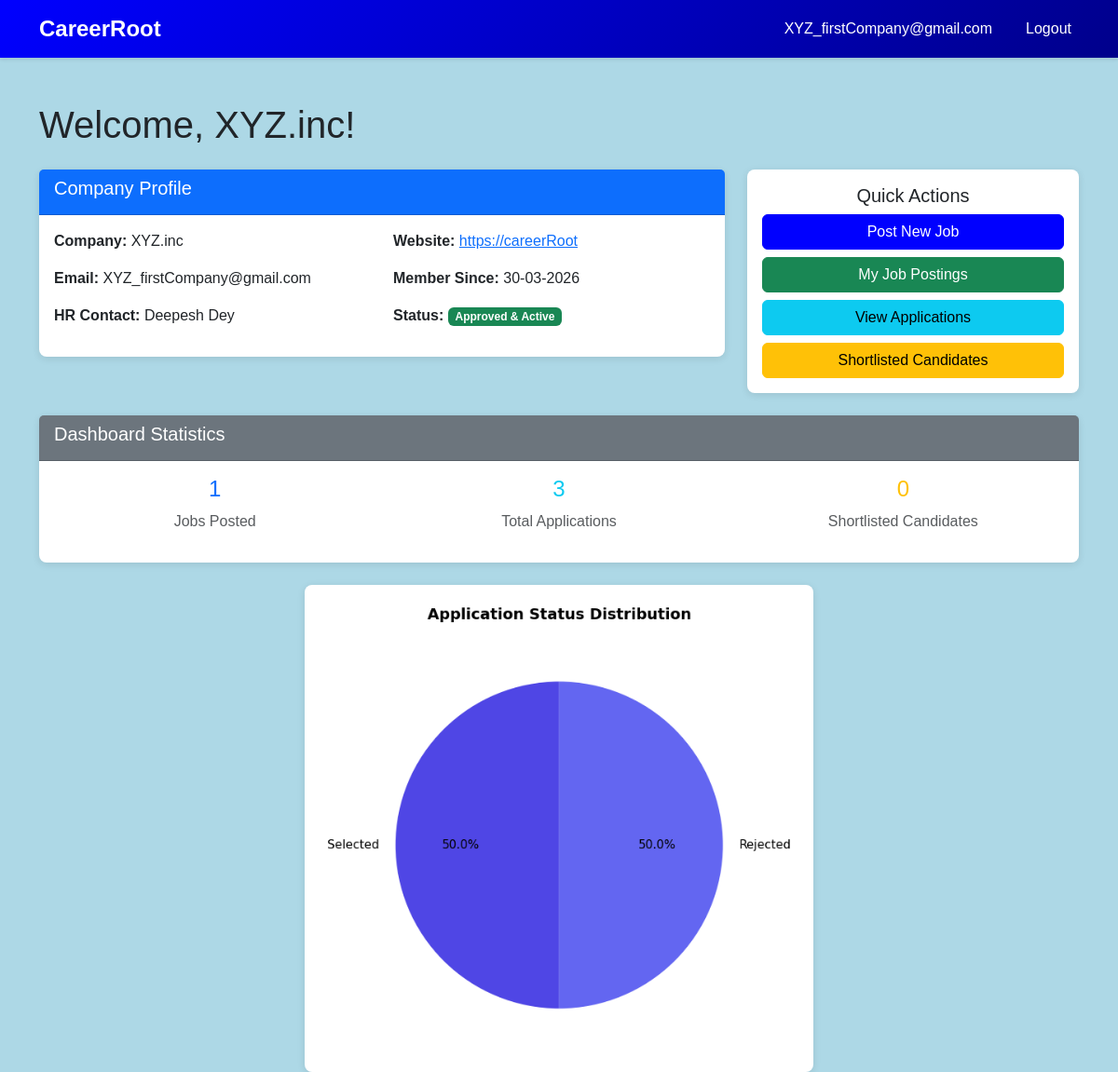
The page /company/dashboard (signed in) on the database its author committed.
### core/database/models.py (models this page shows, shortened)
class Company(db.Model):
    __tablename__ = 'company'
    company_id = db.Column(db.Integer, primary_key=True, autoincrement=True)
    company_name = db.Column(db.String(150), nullable=False)
    email = db.Column(db.String(120), unique=True, nullable=False)
    password = db.Column(db.String(255), nullable=False)
    hr_contact = db.Column(db.String(100), nullable=True)
    website = db.Column(db.String(255), nullable=True)
    approval_status = db.Column(
        db.String(20),
        default=ApprovalStatus.PENDING.value,
        nullable=False
    )  #pending/aproved/rejected
    blacklist_status = db.Column(db.Boolean, default=False)  # True = blacklisted
    created_at = db.Column(db.DateTime, default=datetime.utcnow)
    updated_at = db.Column(db.DateTime, default=datetime.utcnow, onupdate=datetime.utcnow)
    drives = db.relationship('PlacementDrive', backref='company', lazy=True, cascade='all, delete-orphan')

### core/routes/company.py (the view)
@company_bp.route('/dashboard')
def company_dashboard():
    if not check_company():
        return redirect(url_for('auth.homepage'))
    company_id = session.get('user_id')
    company = Company.query.get(company_id)
    total_applications = 0
    for drive in company.drives:
        total_applications += len(drive.applications)
    chart_url = get_company_chart_data(company_id)
    return render_template('company_dashboard.html', company=company, total_applications=total_applications,
                         chart_url=chart_url)

### core/routes/company.py (called while the page is built)
def check_company():
    if session.get('user_type') != 'company':
        flash('Unauthorized access', 'danger')
        return False
    return True

### templates/company_dashboard.html (shortened to what this page needs)
{% extends "base.html" %}
{% block content %}
<div class="mt-5">
    <h1 class="mb-4">Welcome, {{ company.company_name }}!</h1>
    <div class="row mb-4">
        <div class="col-md-8">
            <div class="card">
                <div class="card-header bg-primary text-white">
                    <h5>Company Profile</h5>
                </div>
                <div class="card-body">
                    <div class="row">
                        <div class="col-md-6">
                            <p><strong>Company:</strong> {{ company.company_name }}</p>
                            <p><strong>Email:</strong> {{ company.email }}</p>
                            <p><strong>HR Contact:</strong> {{ company.hr_contact }}</p>
                        </div>
                        <div class="col-md-6">
                            <p><strong>Website:</strong> {% if company.website %}<a href="{{ company.website }}" target="_blank">{{ company.website }}</a>{% else %}Not provided{% endif %}</p>
                            <p><strong>Member Since:</strong> {{ company.created_at.strftime('%d-%m-%Y') }}</p>
                            <p><strong>Status:</strong>
                                {% if company.blacklist_status %}
                                    <span class="badge bg-danger">Blacklisted</span>
                                {% elif company.approval_status == 'Approved' %}
                                    <span class="badge bg-success">Approved & Active</span>
                                {% elif company.approval_status == 'Pending' %}
                                    <span class="badge bg-warning">Pending Approval</span>
                                {% else %}
                                    <span class="badge bg-secondary">Rejected</span>
                                {% endif %}
                            </p>
                        </div>
                    </div>
                </div>
            </div>
        </div>
        <div class="col-md-4">
            <div class="card">
                <div class="card-body text-center">
                    <h5 class="card-title">Quick Actions</h5>
                    <a href="{{ url_for('company.post_job') }}" class="btn btn-primary w-100 mb-2">Post New Job</a>
                    <a href="{{ url_for('company.jobs') }}" class="btn btn-success w-100 mb-2">My Job Postings</a>
                    <a href="{{ url_for('company.applications') }}" class="btn btn-info w-100 mb-2">View Applications</a>
                    <a href="{{ url_for('company.shortlisted') }}" class="btn btn-warning w-100">Shortlisted Candidates</a>
                </div>
            </div>
        </div>
    </div>
    <div class="row">
        <div class="col-md-12">
            <div class="card">
                <div class="card-header bg-secondary text-white">
                    <h5>Dashboard Statistics</h5>
                </div>
                <div class="card-body">
                    <div class="row text-center">
                        <div class="col-md-4">
                            <h4 class="text-primary">{{ company.drives|length }}</h4>
                            <p class="text-muted">Jobs Posted</p>
                        </div>
                        <div class="col-md-4">
                            <h4 class="text-info">{{ total_applications }}</h4>
                            <p class="text-muted">Total Applications</p>
                        </div>
                        <div class="col-md-4">
                            <h4 class="text-warning">0</h4>
                            <p class="text-muted">Shortlisted Candidates</p>
                        </div>
                    </div>
                </div>
            </div>
        </div>
    </div>
    <div class="row mt-4">
        <div class="col-md-6 mx-auto">
            <div class="card">
                <div class="card-body">
                    <img src="{{ chart_url }}" alt="Company Application Chart" class="img-fluid" style="max-width: 100%;">
                </div>
            </div>
        </div>
    </div>
</div>
{% endblock %}

### templates/base.html (shortened to what this page needs)
<!DOCTYPE html>
<html lang="en">
<head>
    <link href="https://cdn.jsdelivr.net/npm/bootstrap@5.3.0/dist/css/bootstrap.min.css" rel="stylesheet">
</head>
<body>
    <nav class="navbar navbar-expand navbar-dark">
        <div class="container">
            <a class="navbar-brand" href="/">CareerRoot</a>
            <ul class="navbar-nav ms-auto">
                {% if session.get('user_type') %}
                    <li class="nav-item">
                        <span class="nav-link">{{ session.get('username') }}</span>
                    </li>
                    <li class="nav-item">
                        <a class="nav-link" href="{{ url_for('auth.logout') }}">Logout</a>
                    </li>
                {% else %}
                    <li class="nav-item">
                        <a class="nav-link" href="{{ url_for('auth.login') }}">Login</a>
                    </li>
                {% endif %}
            </ul>
        </div>
    </nav>
    <div class="container">
        {% block content %}{% endblock %}
    </div>
</body>
</html>

### templates/base.html (style rules this page uses)
:root { --primary-color: blue; --secondary-color: darkblue; --danger-color: red; --success-color: green; }
body { font-family: 'Arial', sans-serif; background-color: lightblue; }
.navbar { background: linear-gradient(135deg, var(--primary-color) 0%, var(--secondary-color) 100%); box-shadow: 0 2px 4px rgba(0,0,0,0.1); }
.navbar-brand { font-weight: 700; font-size: 1.5rem; }
.nav-link { color: white !important; margin-left: 20px; }
.btn-primary { background-color: var(--primary-color); border-color: var(--primary-color); }
.card { border: none; box-shadow: 0 2px 8px rgba(0,0,0,0.1); border-radius: 8px; }

### rows shown on the page
Company: get "XYZ_firstCompany@gmail.com", company_name "XYZ.inc", email "XYZ_firstCompany@gmail.com", hr_contact "Deepesh Dey", website "https://careerRoot", created_at "30-03-2026"

### other values the page prints
{{ company.drives|length }} "1"
{{ total_applications }} "3"
